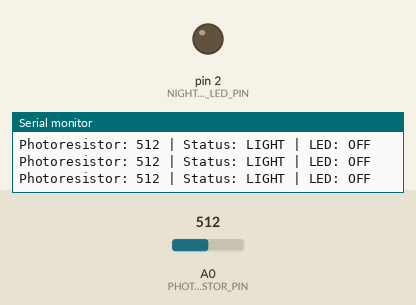
A sketch run on a simulated Arduino Uno, built with avr-gcc and run on an emulated ATmega328P. Shown: output pins drawn as LEDs (lit = HIGH), the last lines printed to the serial monitor. Inputs (shaded band) come from the test bench; at power-on: A0 (PHOTORESISTOR_PIN) = 512.

Above: at 1.2 s.
1.3 s: A0 (PHOTORESISTOR_PIN) set to 417
2.8 s: A0 (PHOTORESISTOR_PIN) set to 382
At 3.8 s:
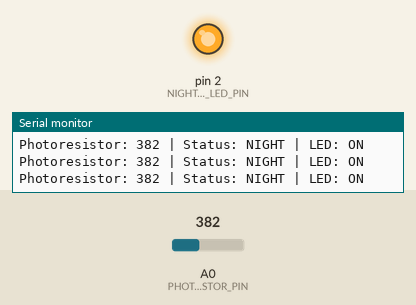
4.3 s: A0 (PHOTORESISTOR_PIN) set to 410
At 5.0 s:
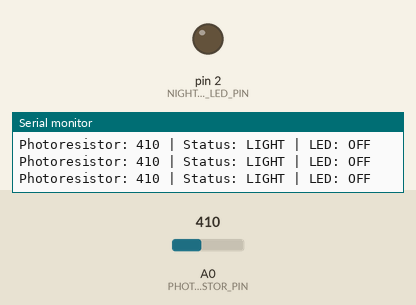
5.9 s: A0 (PHOTORESISTOR_PIN) set to 390
At 7.4 s:
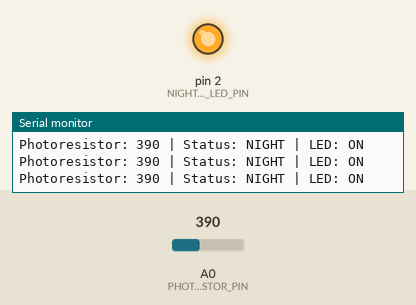
Timing chart, 0 to 8.5 s (numbered marks = the images above; inputs shaded):
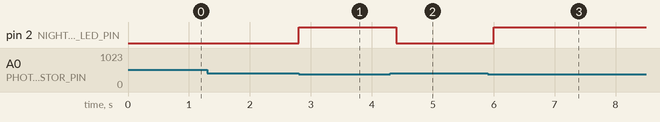

The sketch:

AutomaticNightLights.ino
```cpp
// Automatic Night Lights and Street Lamps
// Turns an LED on when the photoresistor detects darkness.

const byte PHOTORESISTOR_PIN = A0;
const byte NIGHT_LIGHT_LED_PIN = 2;
const int DARK_THRESHOLD = 400;
const unsigned long READ_INTERVAL_MS = 200;

unsigned long previousReadMillis = 0;

void setup() {
  Serial.begin(9600);
  pinMode(NIGHT_LIGHT_LED_PIN, OUTPUT);
  digitalWrite(NIGHT_LIGHT_LED_PIN, LOW);

  Serial.println("Automatic night light started");
}

void loop() {
  unsigned long currentMillis = millis();

  if (currentMillis - previousReadMillis >= READ_INTERVAL_MS) {
    previousReadMillis = currentMillis;
    updateNightLight();
  }
}

void updateNightLight() {
  int lightLevel = analogRead(PHOTORESISTOR_PIN);
  bool isNight = lightLevel < DARK_THRESHOLD;

  digitalWrite(NIGHT_LIGHT_LED_PIN, isNight ? HIGH : LOW);

  Serial.print("Photoresistor: ");
  Serial.print(lightLevel);
  Serial.print(" | Status: ");
  Serial.print(isNight ? "NIGHT" : "LIGHT");
  Serial.print(" | LED: ");
  Serial.println(isNight ? "ON" : "OFF");
}
```

Measured:
- the behaviour switches between 400 and 399 on A0 (PHOTORESISTOR_PIN) (found by bisection; images 0 and 1)
- after the input at 2.8 s, pin 2 (NIGHT_LIGHT_LED_PIN): LOW → HIGH at once
- after the input at 4.3 s, pin 2 (NIGHT_LIGHT_LED_PIN): HIGH → LOW after 0.10 s
- after the input at 5.9 s, pin 2 (NIGHT_LIGHT_LED_PIN): LOW → HIGH after 0.10 s
